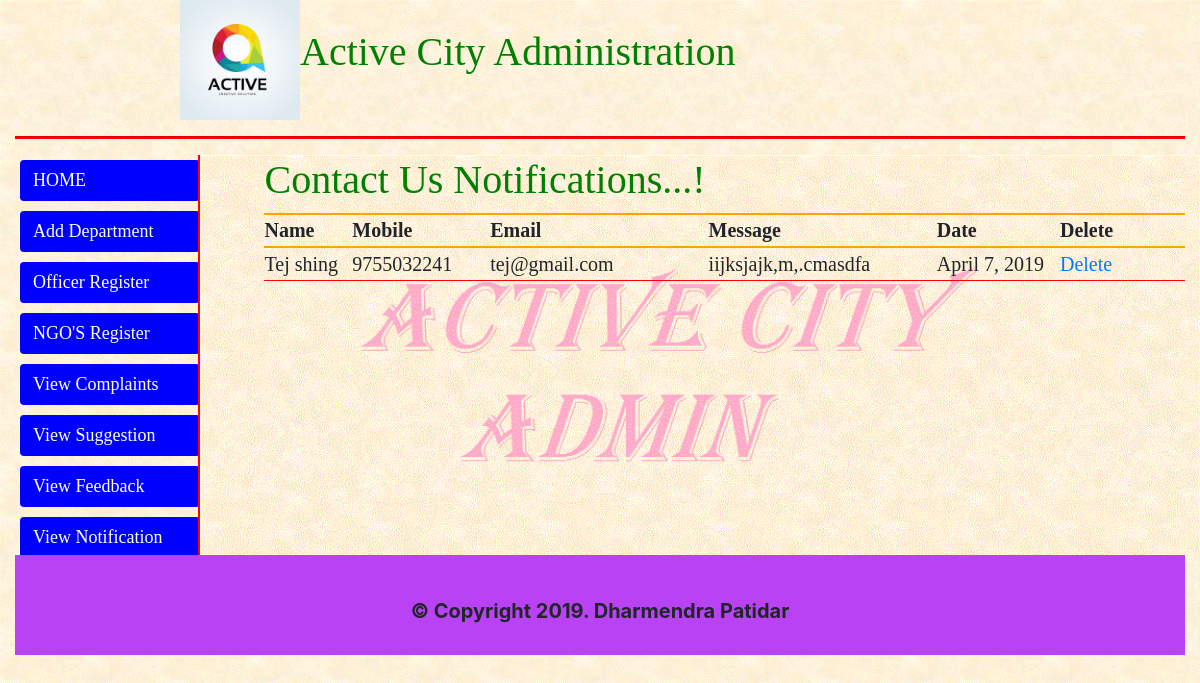
Page /Ac_Admin/notification_list/ (signed in) on the committed database.
### Ac_Admin/models.py (models this page shows)
class Contact_Us(models.Model):
    name = models.CharField(primary_key=True,max_length=50)
    email = models.EmailField(max_length=100)
    mobile = models.CharField(max_length=15)
    message = models.TextField()
    date = models.DateField(auto_now_add=True)

### Ac_Admin/views.py (the view)
# urls.py: path('notification_list/',views.notification_list,name='notification_list'),
def notification_list(request):
    try:
        username = request.session['username']
        qs = Contact_Us.objects.all()
        return render(request,'ac_admin/contact_us_list.html',{'list':qs})
    except KeyError:
        return redirect('admin_login')

### templates/ac_admin/contact_us_list.html (shortened to what this page needs)
<!DOCTYPE html>
{% extends 'ac_admin/admin_index.html' %}
{% load staticfiles %}
            {% block body %}
                <table class="sugg-table">
                    <tr><th colspan="6"><h1>Contact Us Notifications...!</h1></th></tr>
                    <tr>
                        <th width="100">Name</th>
                        <th width="150">Mobile</th>
                        <th width="250">Email</th>
                        <th width="250">Message</th>
                        <th width="150">Date</th>
                        <th width="150">Delete</th>
                    </tr>
                    {% for obj in list %}
                        <tr>
                            <td>{{ obj.name }}</td>
                            <td>{{ obj.mobile }}</td>
                            <td>{{ obj.email }}</td>
                            <td>{{ obj.message }}</td>
                            <td>{{ obj.date }}</td>
                            <td><a href="{% url 'delete_notification' %}?id={{ obj.email }}">Delete</a></td>
                        </tr>
                    {% endfor %}
                </table>
            {% endblock %}

### rows in the picture
Contact_Us: name "Tej shing", mobile "9755032241", email "tej@gmail.com", message "iijksjajk,m,.cmasdfa", date "April 7, 2019"
